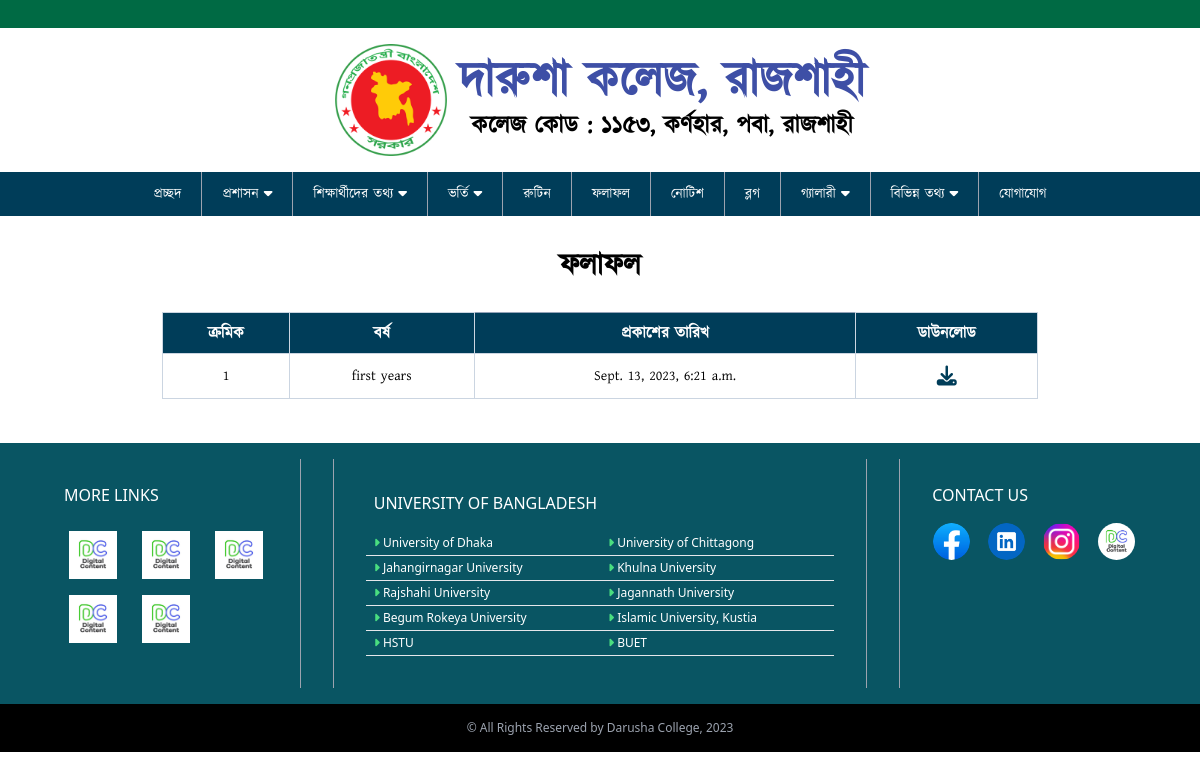
Page /result/ on the committed database.
### main_app/models.py (models this page shows, shortened)
class Result(models.Model):
    title = models.CharField(max_length=500)
    date = models.DateTimeField(default=timezone.now)
    result_file = models.FileField(upload_to='result/')
    class Meta:
        verbose_name = 'Result'
        verbose_name_plural = 'Result'

### main_app/views.py (the view)
# urls.py: path('result/',result ,name='result'),
def result(request):
    results = Result.objects.all().order_by('-id')
    context = {
        'results': results
        }
    return render(request, 'main_app/result.html',context)

### main_app/templates/main_app/result.html
{% extends 'main_app/bass.html' %}
{% load static %}
{% block content %}
    <main class="my-8">
      <div>
        <h3 class="text-center text-3xl font-semibold mb-4">ফলাফল</h3>
        <div class="lg:w-3/4 m-auto p-3">
          <table
            class="table-auto w-full border-collapse border border-slate-400"
          >
            <thead>
              <tr class="bg-navBg text-white">
                <th class="p-2 border border-slate-300">ক্রমিক</th>
                <th class="p-2 border border-slate-300">বর্ষ</th>
                <th class="p-2border border-slate-300">প্রকাশের তারিখ</th>
                <th class="p-2 border border-slate-300">ডাউনলোড</th>
              </tr>
            </thead>
            {% for x in results %}
            <tbody class="text-sm">
              <tr>
                <td class="text-center p-2 border border-slate-300">{{ x.id }}</td>
                <td class="text-center p-2 border border-slate-300"><a href="{{x.result_file.url}}">{{ x.title }}</a></td>
                <td class=" text-center p-2 border border-slate-300"><a href="{{x.result_file.url}}">{{ x.date }}</a></td>
                <td class="text-center p-2 border border-slate-300">
                  <a href="{{x.result_file.url}}" download ><i class="fa-solid fa-download text-xl text-navBg"></i
                  ></a>
                </td>
              </tr>
            </tbody>
            {% endfor %}
          </table>
        </div>
      </div>
    </main>
{% endblock %}

### main_app/templates/main_app/bass.html (style rules this page uses)
body { transition: 0.9s; }

### rows in the picture
Result: id "1", title "first years", date "Sept. 13, 2023, 6:21 a.m."
